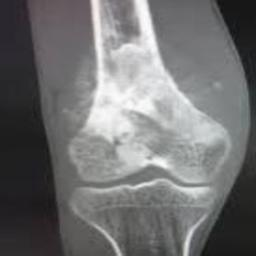
#> input picture images/C04_png.rf.7ce5e5a7b63e5d471741970418f6bd67.jpg, 256 x 256 px
$ python Normalization.py
#> lines starting #> are read from the running program, lines starting #| are printed output that depends on the picture
import cv2
import numpy as np

# Step 1: Load the image
image_path = 'images/C04_png.rf.7ce5e5a7b63e5d471741970418f6bd67.jpg'
image = cv2.imread(image_path)
#> image is the input picture: shape (256, 256, 3); mean B, G, R 113.6, 113, 113

# Check if the image was loaded successfully
if image is None:
    raise FileNotFoundError(f"Image file not found: {image_path}")

# Step 2: Convert the image to float32
image_float = image.astype(np.float32)

# Step 3: Normalize the image to the range [0, 1]
normalized_image = image_float / 255.0

# Alternatively, normalize to a specific mean and standard deviation
mean, std = np.mean(normalized_image), np.std(normalized_image)
#> mean = 0.444; std = 0.237
normalized_image = (normalized_image - mean) / std

# Optional Step 4: Display the normalized image
cv2.imshow('Normalized Image', normalized_image)
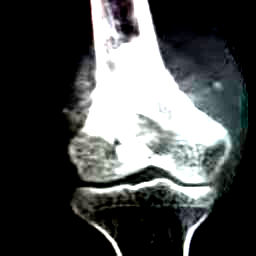
#> window 'Normalized Image': shape (256, 256, 3); mean B, G, R 75.5, 75.6, 73.6
cv2.waitKey(0)
cv2.destroyAllWindows()

# Step 5: Save the normalized image if needed
output_path = 'normalize_image.jpg'
cv2.imwrite(output_path, (normalized_image * 255).astype(np.uint8))  # Scale back to [0, 255]
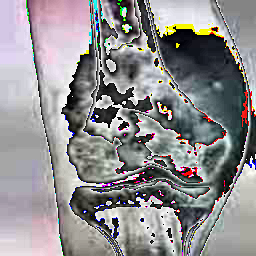
#> saved as normalize_image.jpg: shape (256, 256, 3); mean B, G, R 143.3, 141.7, 143.5
print(f"Normalized image saved as {output_path}")

$ run again, with images/C01_png.rf.30b378eb272884b9d8b8a7605a8432b6.jpg copied over images/C04_png.rf.7ce5e5a7b63e5d471741970418f6bd67.jpg
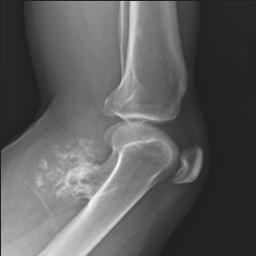
#> input picture images/C01_png.rf.30b378eb272884b9d8b8a7605a8432b6.jpg, 256 x 256 px
#> image is the input picture: shape (256, 256, 3); min 24, max 249, mean 92.5
#> mean = 0.363; std = 0.198
#> `cv2.imshow('Normalized Image', normalized_image)`:
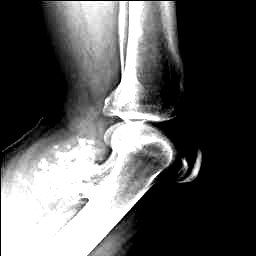
#> window 'Normalized Image': shape (256, 256, 3); min 0, max 255, mean 89.9
#> `cv2.imwrite(output_path, (normalized_image * 255).astype(np.uint8))`:
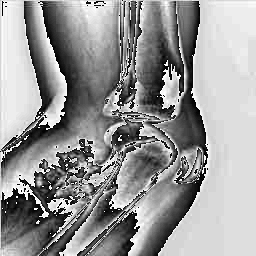
#> saved as normalize_image.jpg: shape (256, 256, 3); min 0, max 255, mean 151

$ run again, with images/C01_png.rf.b5074e1ebd67b9599d6d28224871dfff.jpg copied over images/C04_png.rf.7ce5e5a7b63e5d471741970418f6bd67.jpg
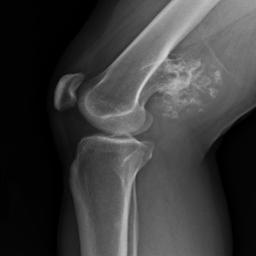
#> input picture images/C01_png.rf.b5074e1ebd67b9599d6d28224871dfff.jpg, 256 x 256 px
#> image is the input picture: shape (256, 256, 3); min 0, max 214, mean 59.8
#> mean = 0.235; std = 0.198
#> `cv2.imshow('Normalized Image', normalized_image)`:
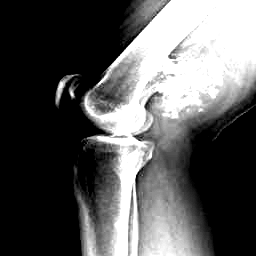
#> window 'Normalized Image': shape (256, 256, 3); min 0, max 255, mean 89.8
#> `cv2.imwrite(output_path, (normalized_image * 255).astype(np.uint8))`:
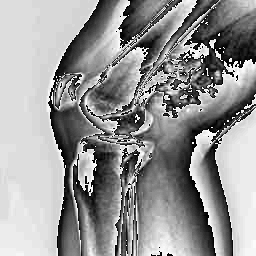
#> saved as normalize_image.jpg: shape (256, 256, 3); min 0, max 254, mean 150
